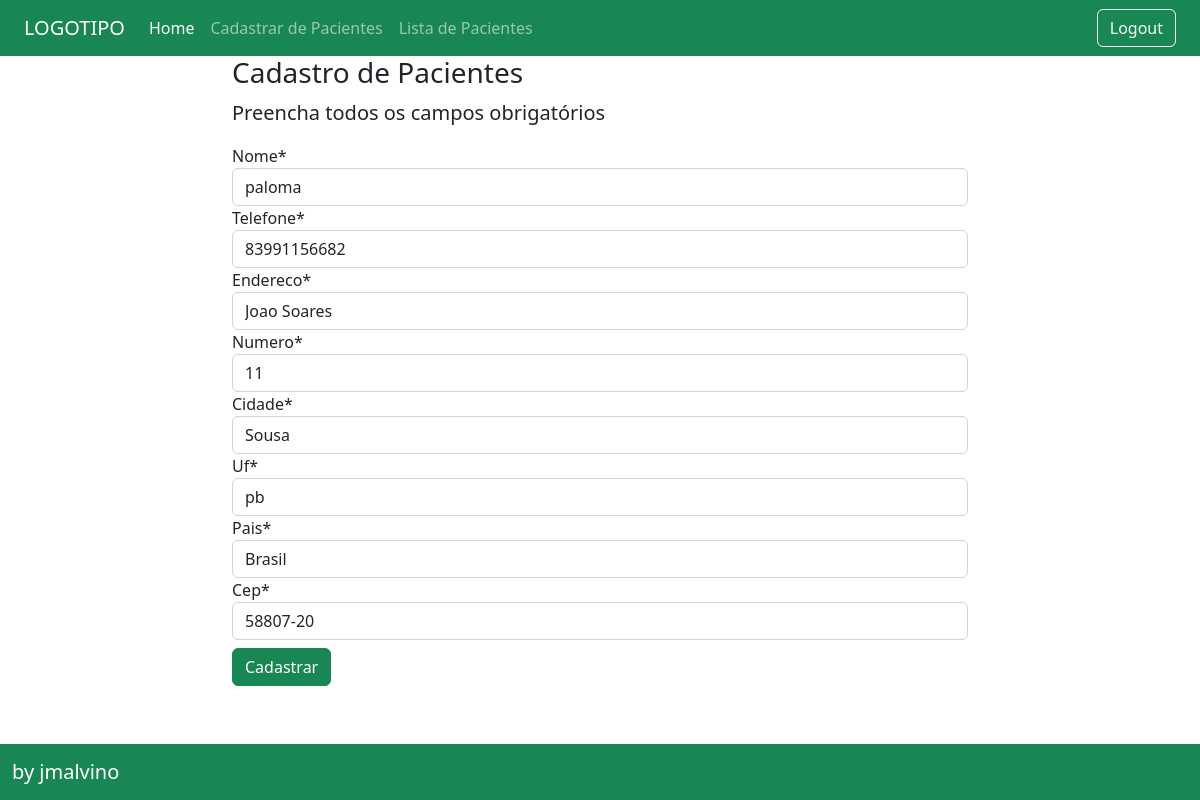
The page /pacientes/editar/pacientes/28/ on the database as committed earlier.
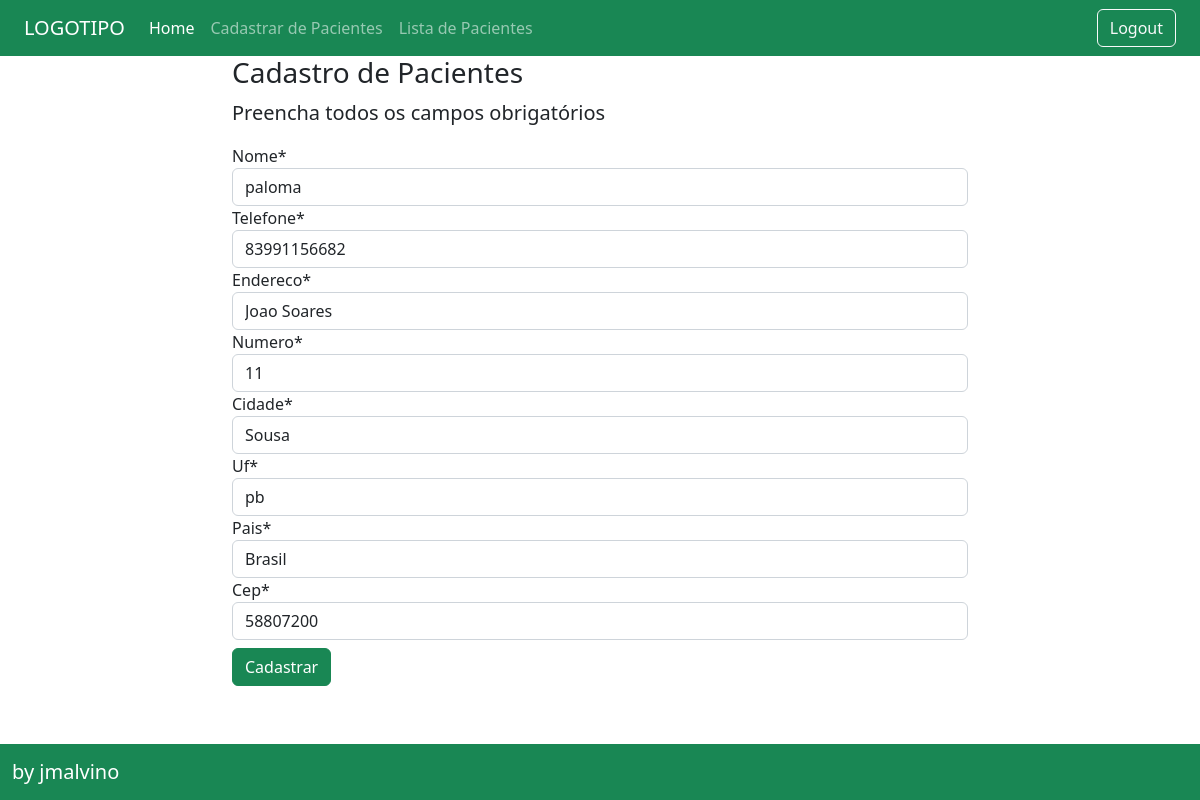
The same page on the database as committed later.
### pacientes/models.py (models this page shows, shortened)
class Pacientes(models.Model):
    nome = models.CharField(max_length=255)
    telefone = models.CharField(max_length=20)
    endereco = models.CharField(max_length=255)
    numero = models.CharField(max_length=10)
    cidade = models.CharField(max_length=100)
    uf = models.CharField(max_length=2)
    pais = models.CharField(max_length=100)
    cep = models.CharField(max_length=8)
    dataDeCriacao = models.DateTimeField(auto_now_add=True)

### pacientes/views.py (the view)
# urls.py: path('editar/pacientes/<int:pk>/', PacientesUpdate.as_view(), name="editar-pacientes"),
class PacientesUpdate(UpdateView):
    model = Pacientes
    fields = ['nome','telefone','endereco','numero','cidade','uf','pais','cep']
    template_name: 'pacientes/pacientes_form.html'
    success_url = reverse_lazy('listar-pacientes')

### pacientes/templates/pacientes/pacientes_form.html (shortened to what this page needs)
{% extends 'pacientes/base.html' %}
{% load crispy_forms_tags %}
{%block conteudo %}
<h3>Cadastro de Pacientes</h3>
<p class='lead'>
    Preencha todos os campos obrigatórios
</p>
<form action ="" method="post">
    {{ form|crispy}}
    <button type="submit" class="btn btn-success mt-2"> Cadastrar </button>
</form>
{% endblock %}

Rows that differ between the two databases and show on the page:
changed Pacientes "paloma": cep "58807-20" → "58807200"
